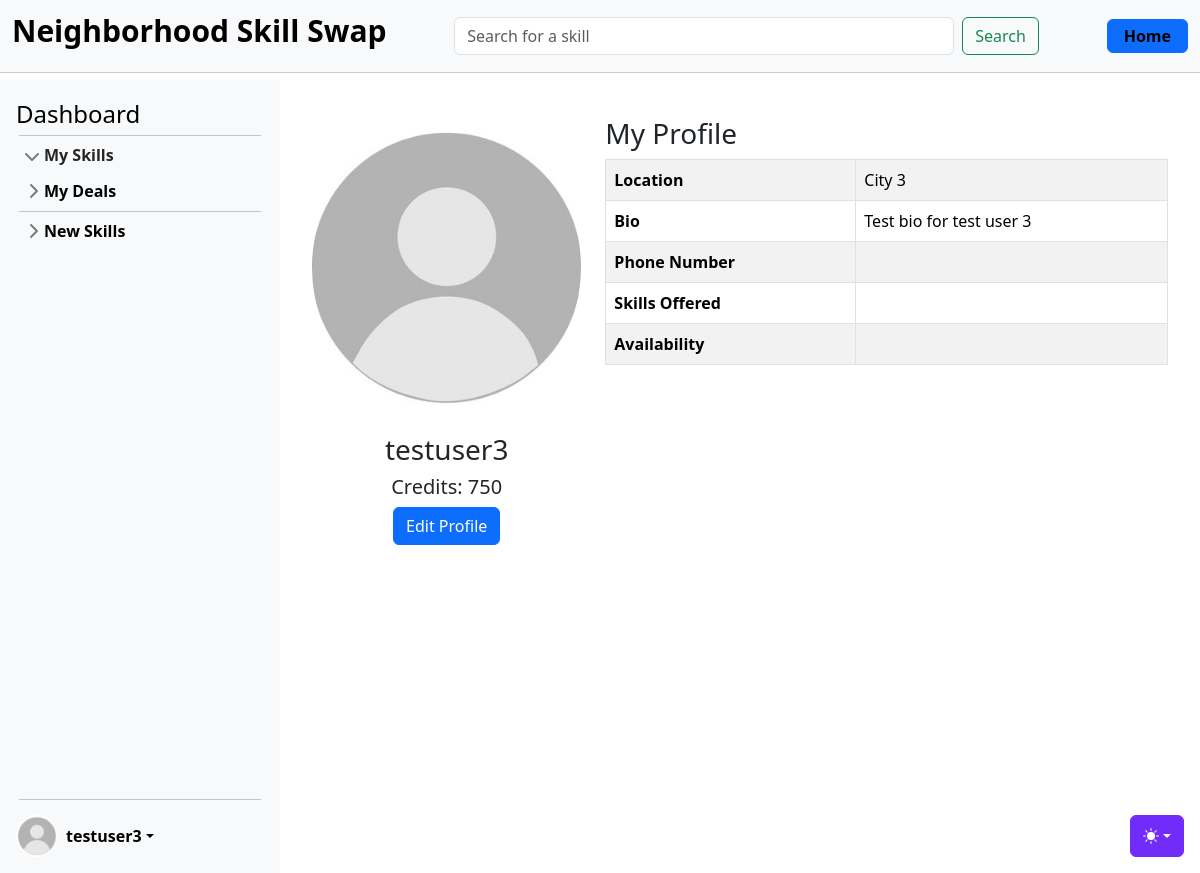
The app's page /accounts/profile/4/ (signed in), older data.
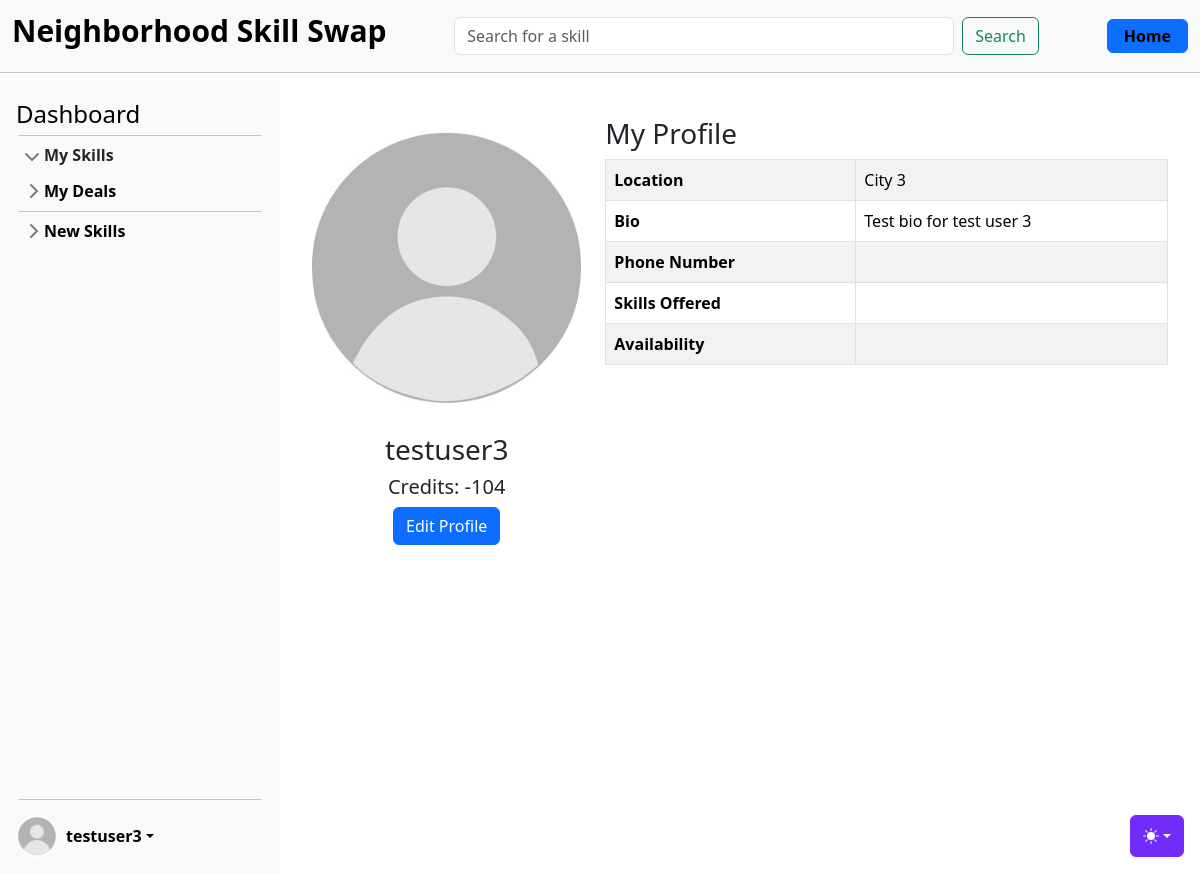
The same page, newer data.
### accounts/models.py (models this page shows, shortened)
class CustomUser(AbstractUser):
    age = models.PositiveIntegerField(null=True, blank=True)

class UserProfile(models.Model):
    user = models.OneToOneField(
        CustomUser, on_delete=models.CASCADE, related_name="profile"
    )  # A one-to-one link to the user model
    profile_image = models.ImageField(
        upload_to="profile_images/", null=True, blank=True
    )  # A field to upload a profile image
    location = models.CharField(
        max_length=255, blank=True
    )  # Information about where the user is located (could be a city, region, or specific address)
    bio = models.TextField(
        max_length=500, blank=True
    )  # A short biography or description about the user.
    phone_number = models.CharField(
        max_length=20, blank=True
    )  # A phone number for contact purposes
    skills_offered = models.TextField(
        max_length=500, blank=True
    )  # A field to summarize the skills the user offers
    availability = models.CharField(
        max_length=255, blank=True
    )  # Information about the user's general availability (e.g., evenings, weekends)
    credits = models.IntegerField(
        default=0
    )  # Field to store the number of credits a user has

### accounts/views.py (the view)
# urls.py: path("profile/<int:user_id>/", ProfileView.as_view(), name="profile"),
class ProfileView(UserPassesTestMixin, DetailView):
    model = UserProfile
    template_name = "registration/profile.html"
    context_object_name = "profile"
    def get_object(self):
        try:
            return UserProfile.objects.get(user__id=self.kwargs["user_id"])
        except UserProfile.DoesNotExist:
            user = CustomUser.objects.get(id=self.kwargs["user_id"])
            return UserProfile.objects.create(user=user)
    def test_func(self) -> bool:
        return self.request.user.id == self.kwargs["user_id"]

### templates/registration/profile.html
{% extends 'base.html' %}
{% load static %}
{% block content %}
<div class="container mt-4">
    <div class="row">
        <div class="col-md-4">
            <div class="card-body text-center">
                {% if user.profile.profile_image %}
                    <img src="{{ user.profile.profile_image.url }}" alt="Profile Picture" class="profile-img mb-3 img-fluid">
                {% else %}
                    <img src="{% static 'img/default_pic.jpg' %}" alt="Profile Picture" class="profile-img mb-3 img-fluid">
                {% endif %}
                <h3>{{ user.username }}</h3>
                <h5>Credits: {{ user.profile.credits }}</h5>
                <a href="{% url 'profile_update' user.id %}" class="btn btn-primary">Edit Profile</a>
            </div>
        </div>
        <div class="col-md-8">
            <h3>My Profile</h3>
            <table class="table table-bordered table-striped">
                <tbody>
                    <tr>
                        <th scope="row">Location</th>
                        <td>{{ user.profile.location }}</td>
                    </tr>
                    <tr>
                        <th scope="row">Bio</th>
                        <td>{{ user.profile.bio }}</td>
                    </tr>
                    <tr>
                        <th scope="row">Phone Number</th>
                        <td>{{ user.profile.phone_number }}</td>
                    </tr>
                    <tr>
                        <th scope="row">Skills Offered</th>
                        <td>{{ user.profile.skills_offered }}</td>
                    </tr>
                    <tr>
                        <th scope="row">Availability</th>
                        <td>{{ user.profile.availability }}</td>
                    </tr>
                </tbody>
            </table>
        </div>
    </div>
    </div>
</div>
{% endblock %}

### templates/partials/_sidebar.html (shortened to what this page needs)
{% load static %}
<div class="sidebar d-flex flex-column flex-shrink-0 p-3 bg-body-tertiary" style="width: 280px;">
    <a href="{% url 'dashboard' user.id %}" class="d-flex align-items-center mb-3 mb-md-0 me-md-auto link-body-emphasis text-decoration-none">
        <span class="fs-4">Dashboard</span>
    </a>
    <hr>
    <ul class="list-unstyled ps-0">
        <li class="mb-1">
            <button class="btn btn-toggle d-inline-flex align-items-center rounded border-0 collapsed" data-bs-toggle="collapse" data-bs-target="#home-collapse" aria-expanded="true">
                My Skills
            </button>
        </li>
        <li class="mb-1">
            <button class="btn btn-toggle d-inline-flex align-items-center rounded border-0 collapsed" data-bs-toggle="collapse" data-bs-target="#dashboard-collapse" aria-expanded="false">
                My Deals
            </button>
        </li>
        <hr>
        <li class="mb-1">
            <button class="btn btn-toggle d-inline-flex align-items-center rounded border-0 collapsed" data-bs-toggle="collapse" data-bs-target="#orders-collapse" aria-expanded="false">
                New Skills
            </button>
        </li>
    </ul>
    <div class="dropdown mt-auto">
        <hr style="margin-bottom: 15px;">
        <a href="#" class="d-flex align-items-center link-body-emphasis text-decoration-none dropdown-toggle" data-bs-toggle="dropdown" aria-expanded="false">
            {% if user.is_authenticated %}
                {% if user.profile.profile_image %}
                    <img src="{{ user.profile.profile_image.url }}" alt="" width="42" height="42" class="rounded-circle me-2">
                {% else %}
                    <img src="{% static 'img/default_pic.jpg' %}" alt="" width="42" height="42" class="rounded-circle me-2">
                {% endif %}
                <strong>{{ user.username }}</strong>
            {% else %}
                <strong>User</strong>
            {% endif %}
        </a>
    </div>
</div>

Row changes from the older to the newer data that the page shows:
changed CustomUser "testuser3": profile.credits "750" → "-104"
